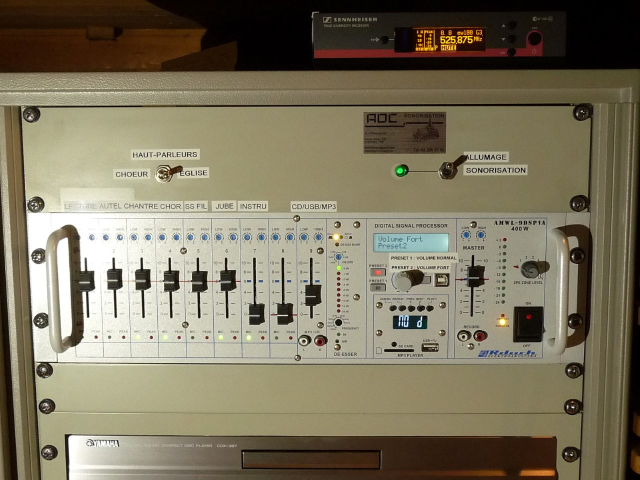
#> input picture ressources/products/amplification/Amplification (1).jpg, 1280 x 960 px (shown at 1/2 size); its folder holds only this picture in this run
$ python app.py
#> lines starting #> are read from the running program, lines starting #| are printed output that depends on the picture
from PIL import Image
import os

files = []

print("Listing files . . .")
for r, d, f in os.walk('..\\ressources\\products\\'):
    for file in f:
        if file.endswith(".png") or file.endswith(".jpg") or file.endswith(".jpeg") or file.endswith(".webp") or file.endswith(".gif"):
            if "_small" not in file:
                files.append(os.path.join(r, file))
#> pass 2 of the loop `for r, d, f in os.walk('..\\ressources\\products\\'):`:

max = len(files)
for f in files:
    print("Editing file - " + str(files.index(f)) + "/" + str(max) + " - " + f.split("\\")[-1])
    img = Image.open(f)
#> img is the input picture: PIL image 1280x960 RGB; mean R, G, B 125.1, 117.3, 95.6
    img = img.resize((round(img.width/4), round(img.height/4)))
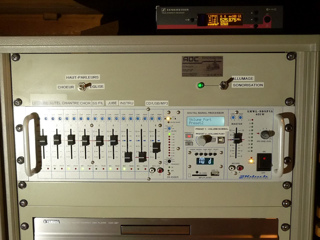
#> img: PIL image 320x240 RGB; mean R, G, B 125.1, 117.3, 95.6
    img.save(f.replace(f.split("\\")[-1], "") + f.split("\\")[-1].replace(".", "_small."))
#> pass 2 of the loop `for f in files:`:
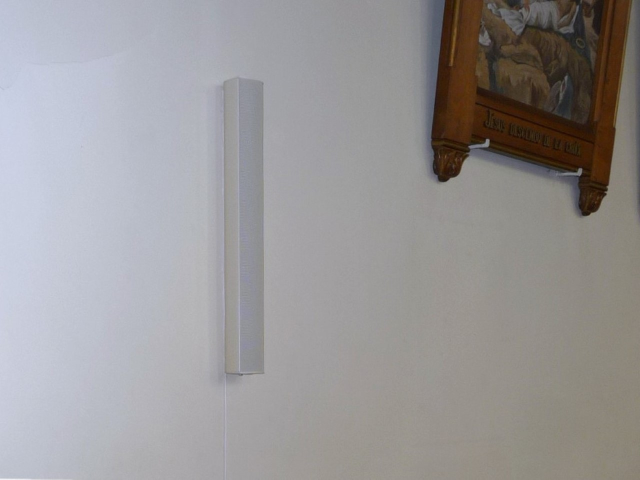
#> input picture ressources/products/diffusion/Diffusion (1).jpg, 1280 x 959 px (shown at 1/2 size)
#> img is the input picture: PIL image 1280x959 RGB; mean R, G, B 153.4, 151.1, 151.8
#> `img = img.resize((round(img.width/4), round(img.height/4)))`:
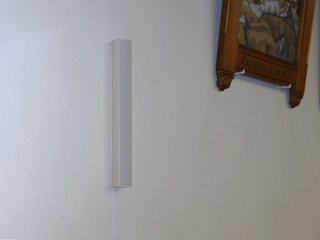
#> img: PIL image 320x240 RGB; mean R, G, B 153.4, 151, 151.8
